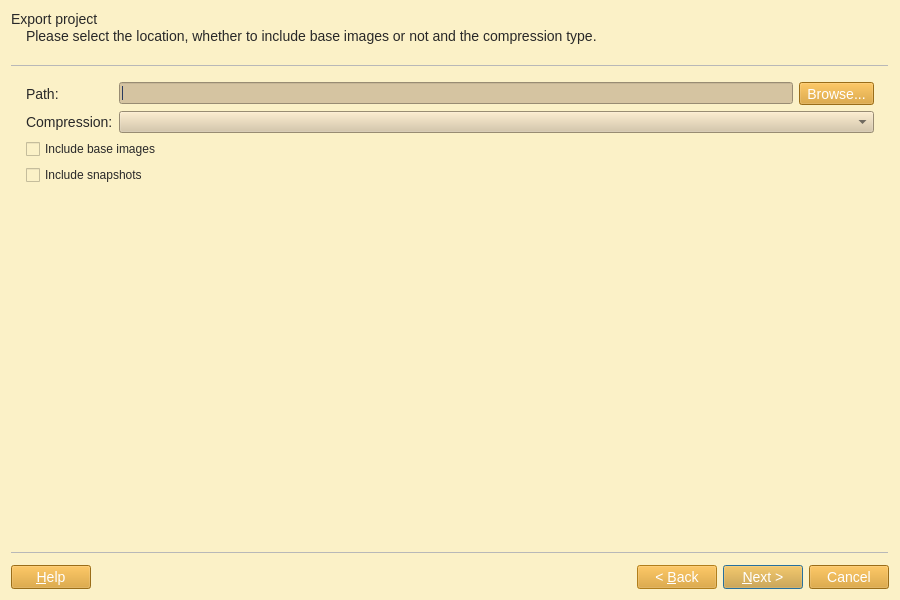
<?xml version="1.0" encoding="UTF-8"?>
<ui version="4.0">
 <class>ExportProjectWizard</class>
 <widget class="QWizard" name="ExportProjectWizard">
  <property name="windowModality">
   <enum>Qt::ApplicationModal</enum>
  </property>
  <property name="geometry">
   <rect>
    <x>0</x>
    <y>0</y>
    <width>900</width>
    <height>600</height>
   </rect>
  </property>
  <property name="windowTitle">
   <string>Export project</string>
  </property>
  <property name="styleSheet">
   <string notr="true">QWidget{
	background-color: #fbf1c7;
}
QMenuBar::item{
	background-color: #fbf1c7;
}
QDockWidget::title{
	background: #d5c4a1;
	padding-left: 5px;
}
QDockWidget, QMenuBar{
    color: #282828;
    font: bold 14px;
}
QTextEdit, QPlainTextEdit, QLineEdit, QSpinBox, QComboBox {
  background-color: #d5c4a1;
  color: #282828;
}
QTextEdit#uiConsoleTextEdit {
  background-color: #fbf1c7;
  color: #282828;
  font: 13px;
}
QTabWidget {
	font: 14px;
	border-top: 2px;
}
QTabBar::tab {
    background: #d5c4a1;
    color: #282828;
    min-width: 8ex;
    padding: 2px;
	border-top-right-radius: 6px;
	border-top-left-radius: 6px;
}
QTabBar::tab:selected {
    background: #458588;
	color: #FFFFFF;
}
QGroupBox {
    color: #076678;
    font: 14px;
    padding: 15px;
    border-style: none;
}
QMainWindow::separator {
	background: #d5c4a1;
	width: 1px;
	height: 1px;
}
QComboBox {
	selection-background-color: #458588;
	selection-color: #FFFFFF;
}

QToolBar{
	background: #d5c4a1;
	border: 0px;
}
QPushButton {
	background-color: #d79921;
    color: #FFFFFF;
	font: 14px;
}
QToolButton {
	background-color: #d79921;
    color: #FFFFFF;
	font: 14px;
}
QTreeWidget, QListWidget {
	background-color: #fbf1c7;
	color: #282828;
    alternate-background-color: #d5c4a1; 
	font: 14px;
}
QTreeWidget#uiTreeWidget {
	background-color: #d5c4a1;
	color: #282828;
	font: bold 16px;
}
QTreeWidget::item:selected, QTreeWidget::item:hover, QMenu::item:selected,QToolButton::hover,QPushButton::hover,QTabBar::tab:hover {
	background-color: #458588;
	color: #FFFFFF;
}
QMenu {
	background-color: #fbf1c7;
    color: #282828;
}
QLabel {
	color: #282828;
	font: 14px;
}
QLabel#uiTitleLabel {
	color: #282828;
	font: bold 16px;
}

QAbstractScrollArea::corner {
    background: #fbf1c7;
}
QScrollBar::handle:horizontal {
    background: #d5c4a1;
    min-width: 20px;
}
QScrollBar::handle:vertical {
    background: #d5c4a1;
    min-width: 20px;
}
QScrollBar:vertical {
    width: 6px;
}
QScrollBar:horizontal {
    height: 6px;
}
QScrollBar::up-arrow:vertical, QScrollBar::down-arrow:vertical, QScrollBar::down-arrow:horizontal, QScrollBar::up-arrow:horizontal { 
	border: 0px;
    height: 0px; 
    width: 0px; 
}
         
QScrollBar::add-page:horizontal, QScrollBar::sub-page:horizontal, QScrollBar::add-page:vertical, QScrollBar::sub-page:vertical {
  background: none
}
QStatusBar {
	background-color: #d5c4a1;
	color: #282828;
}

QRadioButton, QCheckBox {
  color: #282828;
}
QRadioButton::disabled, QCheckBox::disabled {
  color: gray;
}


</string>
  </property>
  <property name="options">
   <set>QWizard::HaveHelpButton</set>
  </property>
  <widget class="QWizardPage" name="uiExportOptionsWizardPage">
   <property name="styleSheet">
    <string notr="true">QWidget{
	background-color: #fbf1c7;
}
QMenuBar::item{
	background-color: #fbf1c7;
}
QDockWidget::title{
	background: #d5c4a1;
	padding-left: 5px;
}
QDockWidget, QMenuBar{
    color: #282828;
    font: bold 14px;
}
QTextEdit, QPlainTextEdit, QLineEdit, QSpinBox, QComboBox {
  background-color: #d5c4a1;
  color: #282828;
}
QTextEdit#uiConsoleTextEdit {
  background-color: #fbf1c7;
  color: #282828;
  font: 13px;
}
QTabWidget {
	font: 14px;
	border-top: 2px;
}
QTabBar::tab {
    background: #d5c4a1;
    color: #282828;
    min-width: 8ex;
    padding: 2px;
	border-top-right-radius: 6px;
	border-top-left-radius: 6px;
}
QTabBar::tab:selected {
    background: #458588;
	color: #FFFFFF;
}
QGroupBox {
    color: #076678;
    font: 14px;
    padding: 15px;
    border-style: none;
}
QMainWindow::separator {
	background: #d5c4a1;
	width: 1px;
	height: 1px;
}
QComboBox {
	selection-background-color: #458588;
	selection-color: #FFFFFF;
}

QToolBar{
	background: #d5c4a1;
	border: 0px;
}
QPushButton {
	background-color: #d79921;
    color: #FFFFFF;
	font: 14px;
}
QToolButton {
	background-color: #d79921;
    color: #FFFFFF;
	font: 14px;
}
QTreeWidget, QListWidget {
	background-color: #fbf1c7;
	color: #282828;
    alternate-background-color: #d5c4a1; 
	font: 14px;
}
QTreeWidget#uiTreeWidget {
	background-color: #d5c4a1;
	color: #282828;
	font: bold 16px;
}
QTreeWidget::item:selected, QTreeWidget::item:hover, QMenu::item:selected,QToolButton::hover,QPushButton::hover,QTabBar::tab:hover {
	background-color: #458588;
	color: #FFFFFF;
}
QMenu {
	background-color: #fbf1c7;
    color: #282828;
}
QLabel {
	color: #282828;
	font: 14px;
}
QLabel#uiTitleLabel {
	color: #282828;
	font: bold 16px;
}

QAbstractScrollArea::corner {
    background: #fbf1c7;
}
QScrollBar::handle:horizontal {
    background: #d5c4a1;
    min-width: 20px;
}
QScrollBar::handle:vertical {
    background: #d5c4a1;
    min-width: 20px;
}
QScrollBar:vertical {
    width: 6px;
}
QScrollBar:horizontal {
    height: 6px;
}
QScrollBar::up-arrow:vertical, QScrollBar::down-arrow:vertical, QScrollBar::down-arrow:horizontal, QScrollBar::up-arrow:horizontal { 
	border: 0px;
    height: 0px; 
    width: 0px; 
}
         
QScrollBar::add-page:horizontal, QScrollBar::sub-page:horizontal, QScrollBar::add-page:vertical, QScrollBar::sub-page:vertical {
  background: none
}
QStatusBar {
	background-color: #d5c4a1;
	color: #282828;
}

QRadioButton, QCheckBox {
  color: #282828;
}
QRadioButton::disabled, QCheckBox::disabled {
  color: gray;
}


</string>
   </property>
   <property name="title">
    <string>Export project</string>
   </property>
   <property name="subTitle">
    <string>Please select the location, whether to include base images or not and the compression type.</string>
   </property>
   <layout class="QGridLayout" name="gridLayout">
    <item row="0" column="0">
     <widget class="QLabel" name="uiPathLabel">
      <property name="sizePolicy">
       <sizepolicy hsizetype="Fixed" vsizetype="Preferred">
        <horstretch>0</horstretch>
        <verstretch>0</verstretch>
       </sizepolicy>
      </property>
      <property name="text">
       <string>Path:</string>
      </property>
     </widget>
    </item>
    <item row="0" column="1" colspan="2">
     <layout class="QHBoxLayout" name="horizontalLayout_3">
      <item>
       <widget class="QLineEdit" name="uiPathLineEdit"/>
      </item>
      <item>
       <widget class="QToolButton" name="uiPathBrowserToolButton">
        <property name="text">
         <string>Browse...</string>
        </property>
       </widget>
      </item>
     </layout>
    </item>
    <item row="1" column="0">
     <widget class="QLabel" name="uiCompressionLabel">
      <property name="text">
       <string>Compression:</string>
      </property>
     </widget>
    </item>
    <item row="1" column="1" colspan="2">
     <widget class="QComboBox" name="uiCompressionComboBox"/>
    </item>
    <item row="2" column="0" colspan="3">
     <widget class="QCheckBox" name="uiIncludeImagesCheckBox">
      <property name="text">
       <string>Include base images</string>
      </property>
     </widget>
    </item>
    <item row="3" column="0" colspan="2">
     <widget class="QCheckBox" name="uiIncludeSnapshotsCheckBox">
      <property name="text">
       <string>Include snapshots</string>
      </property>
     </widget>
    </item>
    <item row="4" column="2">
     <spacer name="verticalSpacer">
      <property name="orientation">
       <enum>Qt::Vertical</enum>
      </property>
      <property name="sizeHint" stdset="0">
       <size>
        <width>20</width>
        <height>247</height>
       </size>
      </property>
     </spacer>
    </item>
   </layout>
  </widget>
  <widget class="QWizardPage" name="uiProjectReadmeWizardPage">
   <property name="title">
    <string>Readme file</string>
   </property>
   <property name="subTitle">
    <string>Write a summary of the project.</string>
   </property>
   <layout class="QVBoxLayout" name="verticalLayout_2">
    <item>
     <widget class="QTextEdit" name="uiReadmeTextEdit">
      <property name="html">
       <string>&lt;!DOCTYPE HTML PUBLIC &quot;-//W3C//DTD HTML 4.0//EN&quot; &quot;http://www.w3.org/TR/REC-html40/strict.dtd&quot;&gt;
&lt;html&gt;&lt;head&gt;&lt;meta name=&quot;qrichtext&quot; content=&quot;1&quot; /&gt;&lt;style type=&quot;text/css&quot;&gt;
p, li { white-space: pre-wrap; }
&lt;/style&gt;&lt;/head&gt;&lt;body style=&quot; font-family:'Cantarell'; font-size:11pt; font-weight:400; font-style:normal;&quot;&gt;
&lt;p style=&quot;-qt-paragraph-type:empty; margin-top:0px; margin-bottom:0px; margin-left:0px; margin-right:0px; -qt-block-indent:0; text-indent:0px; font-family:'.SF NS Text'; font-size:13pt;&quot;&gt;&lt;br /&gt;&lt;/p&gt;&lt;/body&gt;&lt;/html&gt;</string>
      </property>
     </widget>
    </item>
   </layout>
  </widget>
 </widget>
 <resources/>
 <connections/>
</ui>
